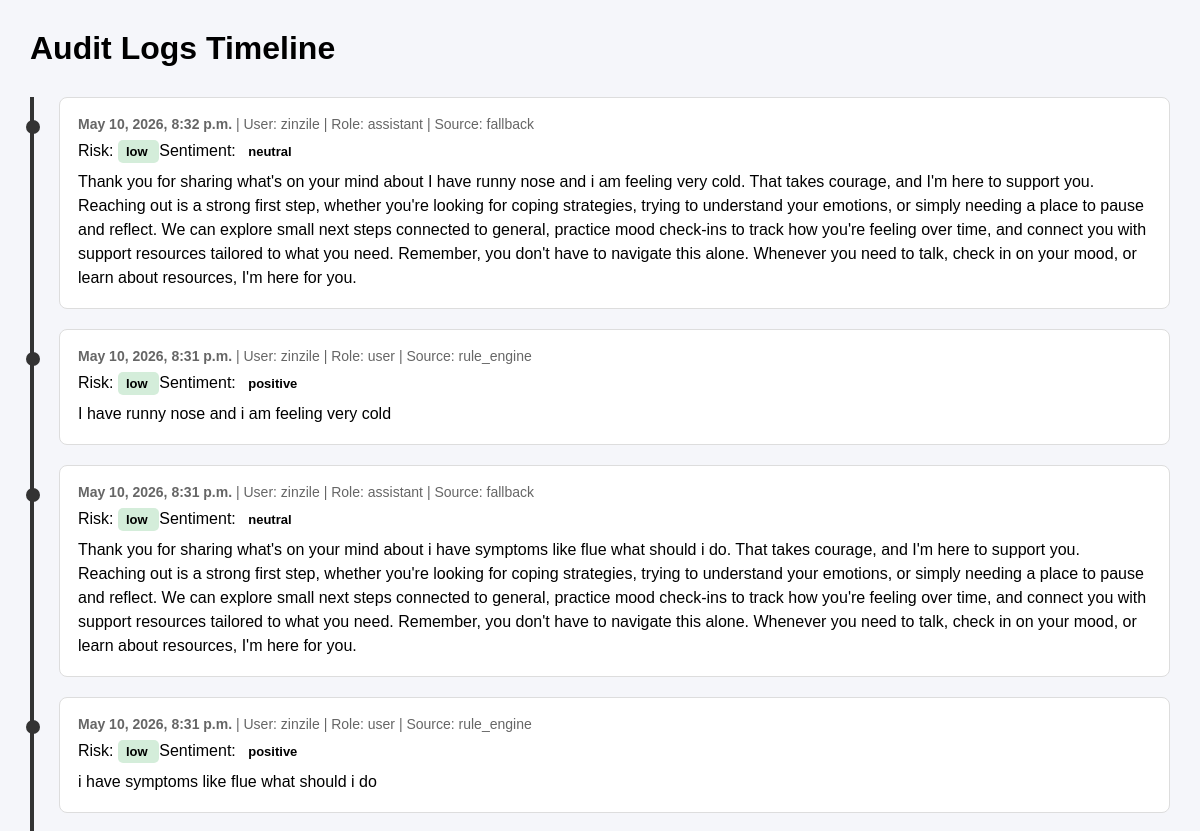
/api/admin-panel/audit-logs-page/ (signed in, upper part), run on an earlier commit of the app's database.
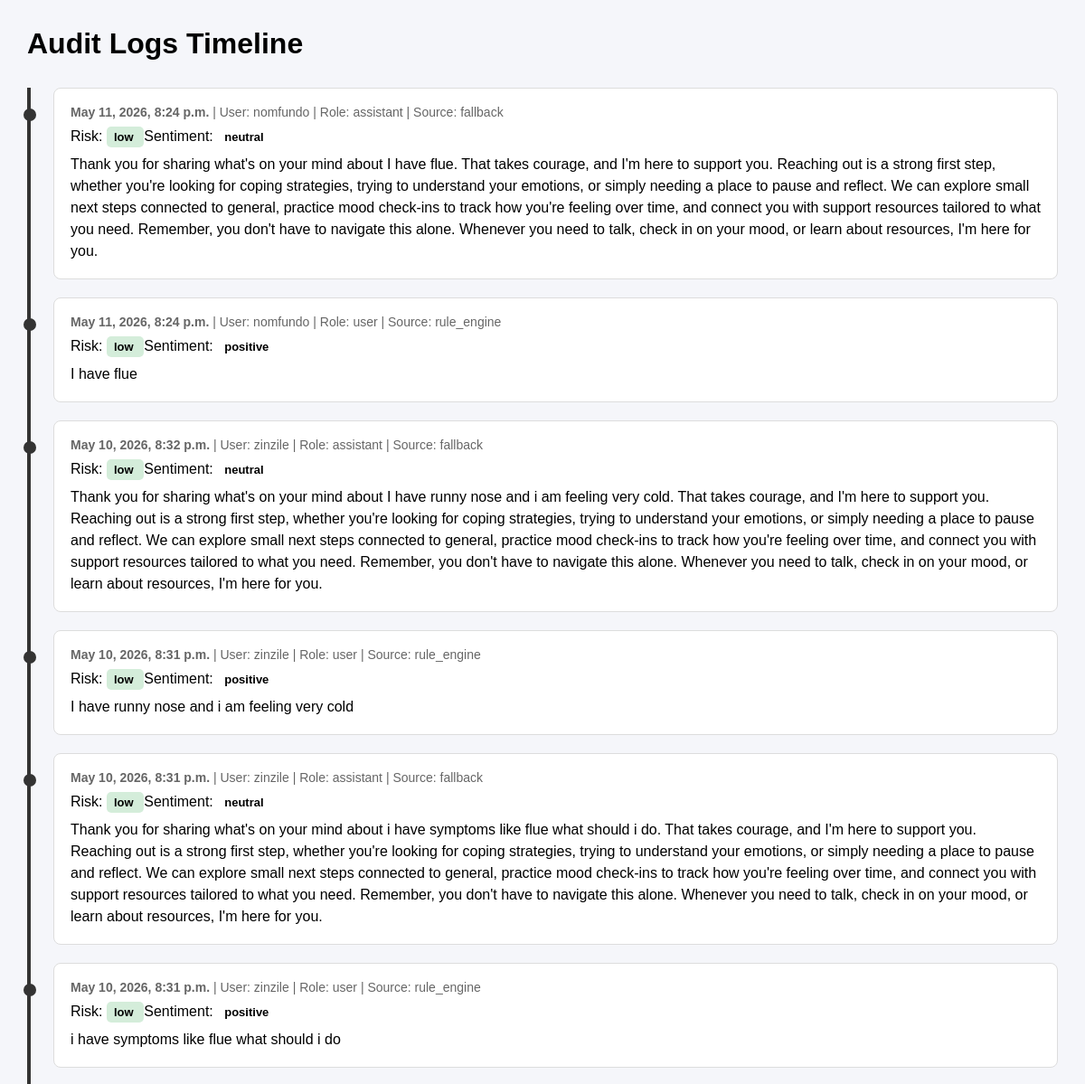
And on a later commit of the database.
### apps/chat/models.py (models this page shows, shortened)
class ChatMessage(models.Model):
    ROLE_CHOICES = [
        ("user", "User"),
        ("assistant", "Assistant"),
        ("system", "System"),
    ]
    SENTIMENT_CHOICES = [
        ("positive", "Positive"),
        ("neutral", "Neutral"),
        ("negative", "Negative"),
    ]
    RISK_LEVEL_CHOICES = [
        ("low", "Low"),
        ("medium", "Medium"),
        ("high", "High"),
    ]
    SOURCE_CHOICES = [
        ("rule_engine", "Rule Engine"),
        ("ai_service", "AI Service"),
        ("fallback", "Fallback"),
        ("human", "Human"),
    ]
    session = models.ForeignKey(ChatSession, on_delete=models.CASCADE, related_name="messages")
    role = models.CharField(max_length=20, choices=ROLE_CHOICES)
    content = models.TextField()
    sentiment = models.CharField(max_length=20, choices=SENTIMENT_CHOICES, default="neutral")
    risk_level = models.CharField(max_length=20, choices=RISK_LEVEL_CHOICES, default="low")
    detected_categories = models.JSONField(default=list, blank=True)
    flagged = models.BooleanField(default=False)
    confidence_score = models.DecimalField(max_digits=4, decimal_places=2, null=True, blank=True)
    fallback_used = models.BooleanField(default=False)
    source = models.CharField(max_length=20, choices=SOURCE_CHOICES, default="rule_engine")
    reviewed_by_admin = models.BooleanField(default=False)
    reviewed_at = models.DateTimeField(null=True, blank=True)
    created_at = models.DateTimeField(auto_now_add=True)
    class Meta:
        ordering = ["created_at"]

class ChatSession(models.Model):
    STATUS_CHOICES = [
        ("active", "Active"),
        ("closed", "Closed"),
        ("flagged", "Flagged"),
        ("escalated", "Escalated"),
    ]
    user = models.ForeignKey(
        settings.AUTH_USER_MODEL,
        on_delete=models.SET_NULL,
        null=True,
        blank=True,
        related_name="chat_sessions",
    )
    title = models.CharField(max_length=255, default="Support chat")
    status = models.CharField(max_length=20, choices=STATUS_CHOICES, default="active")
    last_message_at = models.DateTimeField(null=True, blank=True)
    last_risk_level = models.CharField(max_length=20, default="low")
    escalation_required = models.BooleanField(default=False)
    notes = models.TextField(blank=True)
    created_at = models.DateTimeField(auto_now_add=True)
    updated_at = models.DateTimeField(auto_now=True)

### apps/users/models.py (models this page shows, shortened)
class User(AbstractUser):
    ROLE_CHOICES = [
        ("student", "Student"),
        ("admin", "Admin"),
        ("support", "Support"),
    ]
    role = models.CharField(max_length=20, choices=ROLE_CHOICES, default="student")
    display_name = models.CharField(max_length=150, blank=True)
    preferred_language = models.CharField(max_length=20, default="en")
    consent_accepted = models.BooleanField(default=False)
    consent_accepted_at = models.DateTimeField(null=True, blank=True)
    emergency_contact_opt_in = models.BooleanField(default=False)
    is_anonymous = models.BooleanField(default=False)

### apps/admin_panel/views.py (the view)
# urls.py: path("audit-logs-page/", audit_logs_page, name="audit-logs-page"),
@login_required
def audit_logs_page(request):
    if not (request.user.is_staff or getattr(request.user, "role", "") in {"admin", "support"}):
        raise PermissionDenied("You do not have permission to access audit logs.")
    logs = ChatMessage.objects.select_related(
        "session",
        "session__user"
    ).order_by("-created_at")[:50]
    return render(
        request,
        "admin_panel/audit_logs.html",
        {"logs": logs}
    )

### templates/admin_panel/audit_logs.html (shortened to what this page needs)
<!DOCTYPE html>
<html>
<head>
</head>
<body>
<h1>Audit Logs Timeline</h1>
<div class="timeline">
    {% for log in logs %}
        <div class="log-card">
            <div class="meta">
                <strong>{{ log.created_at }}</strong>
                |
                User:
                {% if log.session.user %}
                    {{ log.session.user.username }}
                {% else %}
                    Anonymous
                {% endif %}
                |
                Role: {{ log.role }}
                |
                Source: {{ log.source }}
            </div>
            <div>
                Risk:
                <span class="badge {{ log.risk_level }}">
                    {{ log.risk_level }}
                </span>
                Sentiment:
                <span class="badge">
                    {{ log.sentiment }}
                </span>
            </div>
            <div class="message">
                {{ log.content }}
            </div>
        </div>
    {% empty %}
        <p>No audit logs found.</p>
    {% endfor %}
</div>
</body>
</html>

What changed in the data, as far as the page shows it:
added ChatMessage: created_at "May 11, 2026, 8:24 p.m.", session.user.username "nomfundo", role "assistant", source "fallback", risk_level "low", sentiment "neutral", content "Thank you for sharing what's on your mind about I have flue. That takes courage, and I'm here to support you. Reaching out is a strong first step, whether you're looking for coping strategies, trying to understand your emotions, or simply needing a place to pause and reflect. We can explore small next steps connected to general, practice mood check-ins to track how you're feeling over time, and connect you with support resources tailored to what you need. Remember, you don't have to navigate this alone. Whenever you need to talk, check in on your mood, or learn about resources, I'm here for you."
added ChatMessage: created_at "May 11, 2026, 8:24 p.m.", session.user.username "nomfundo", role "user", source "rule_engine", risk_level "low", sentiment "positive", content "I have flue"
